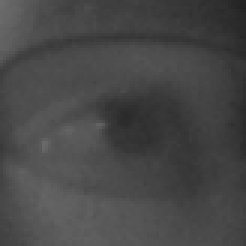
#> input picture data/raw/drowsiness/train/Open_Eyes/s0001_02571_0_1_1_0_0_01.png, 82 x 82 px (shown 3 times larger)
$ jupyter execute --allow-errors 01_dataset_understanding.ipynb
#> lines starting #> are read from the running program, lines starting #| are printed output that depends on the picture
[cell 1]
import cv2
print(cv2.__version__)

[cell 2]
from pathlib import Path
import os
import random

import cv2
import yaml
import pandas as pd
import numpy as np

import matplotlib.pyplot as plt

plt.rcParams["figure.figsize"] = (8,6)

[cell 3]
DATA_DIR = Path("../data/raw")

ADMS_PATH = DATA_DIR / "adms"
DROWSINESS_PATH = DATA_DIR / "drowsiness"
STATEFARM_PATH = DATA_DIR / "statefarm"

[cell 4]
print(ADMS_PATH.exists())
print(DROWSINESS_PATH.exists())
print(STATEFARM_PATH.exists())

[cell 5]
IMAGE_EXTENSIONS = [
    ".jpg",
    ".jpeg",
    ".png",
    ".bmp"
]
def count_images(folder):
    images = []
    for ext in IMAGE_EXTENSIONS:
        images.extend(folder.rglob(f"*{ext}"))
        images.extend(folder.rglob(f"*{ext.upper()}"))
    return images

[cell 6]
adms_images = count_images(ADMS_PATH)
drowsiness_images = count_images(DROWSINESS_PATH)
statefarm_images = count_images(STATEFARM_PATH)

print(f"ADMS Images: {len(adms_images)}")
print(f"Drowsiness Images: {len(drowsiness_images)}")
print(f"StateFarm Images: {len(statefarm_images)}")

[cell 7]
def show_random_image(image_list, title):

    img = cv2.imread(str(random.choice(image_list)))

    img = cv2.cvtColor(img, cv2.COLOR_BGR2RGB)

    plt.figure(figsize=(6,6))

    plt.imshow(img)

    plt.title(title)

    plt.axis("off")

#> (a cell that did not finish here is left out)

[cell 9]
show_random_image(drowsiness_images,"Drowsiness")
#> call 2 of show_random_image, with title = 'Drowsiness'
#> in show_random_image, img is the input picture: shape (82, 82, 3); min 33, max 109, mean 71.4

#> (a cell that did not finish here is left out)


[cell 11]
yaml_path = ADMS_PATH / "data.yaml"

#> (the rest of this cell did not finish here and is left out)

[cell 12]
summary = pd.DataFrame({

    "Dataset":[
        "ADMS",
        "Drowsiness",
        "StateFarm"
    ],

    "Images":[
        len(adms_images),
        len(drowsiness_images),
        len(statefarm_images)
    ]
})

summary

[cell 13]
from PIL import Image

def image_statistics(image_list, sample_size=500):

    widths = []
    heights = []

    sample = image_list[:min(sample_size, len(image_list))]

    for img_path in sample:

        try:

            img = Image.open(img_path)

            w, h = img.size

            widths.append(w)

            heights.append(h)

        except:

            continue

    return pd.DataFrame({

        "width": widths,

        "height": heights

    })

[cell 14]
adms_stats = image_statistics(adms_images)

drowsiness_stats = image_statistics(drowsiness_images)
#> call 2 of image_statistics, with sample_size = 500
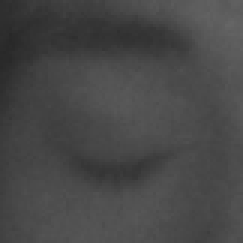
#> input picture data/raw/drowsiness/train/Closed_Eyes/s0001_00005_0_0_0_0_0_01.png, 81 x 81 px (shown 3 times larger)
#> in image_statistics, img is the input picture: PIL image 81x81 L; min 40, max 101, mean 71.7
#> drowsiness_stats = table of 2 rows and 2 columns

statefarm_stats = image_statistics(statefarm_images)

[cell 15]
print("ADMS")

display(adms_stats.describe().T)

print()

print("Drowsiness")

display(drowsiness_stats.describe().T)

print()

print("StateFarm")

display(statefarm_stats.describe().T)

[cell 16]
plt.hist(adms_stats["width"], bins=20)

plt.title("ADMS Image Width Distribution")

plt.xlabel("Width")

plt.ylabel("Count")
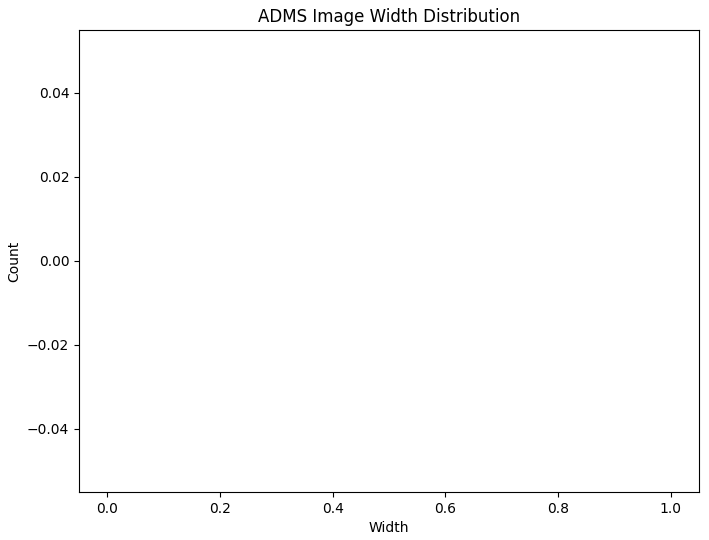
#> figure drawn by matplotlib, 1 panel

[cell 17]
plt.hist(adms_stats["height"], bins=20)

plt.title("ADMS Image Height Distribution")

plt.xlabel("Width")

plt.ylabel("Count")

[cell 18]
adms_stats["resolution"] = adms_stats["width"] * adms_stats["height"]

plt.hist(adms_stats["resolution"], bins=30)

plt.title("ADMS Image Resolution")
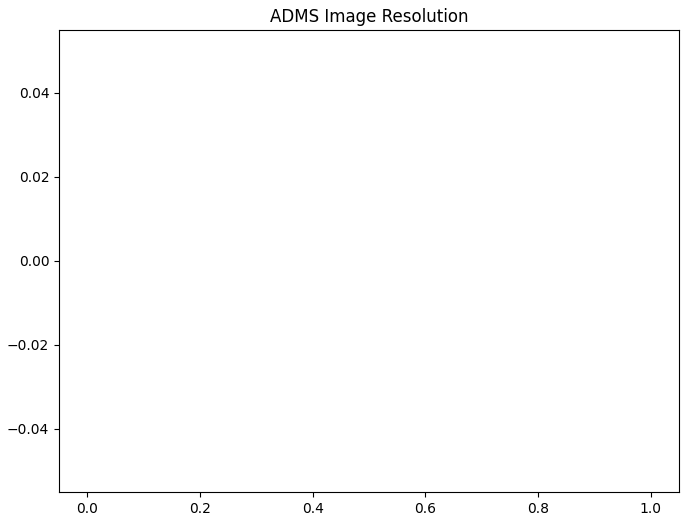
#> figure drawn by matplotlib, 1 panel

[cell 19]
from collections import Counter

formats = Counter([img.suffix.lower() for img in adms_images])

formats

[cell 20]
from collections import Counter

formats = Counter([img.suffix.lower() for img in statefarm_images])

formats

[cell 21]
from collections import Counter

formats = Counter([img.suffix.lower() for img in drowsiness_images])
#> formats = {'.png': 2}

formats
#> Out = {'.png': 2}

[cell 22]
fig, axes = plt.subplots(3,3,figsize=(10,10))

#> (the rest of this cell did not finish here and is left out)

#> (a cell that did not finish here is left out)

#> (a cell that did not finish here is left out)

#> (a cell that did not finish here is left out)

#> (a cell that did not finish here is left out)

#> (a cell that did not finish here is left out)

[cell 28]
from pathlib import Path
label_map = {
    0: "Open Eye",
    1: "Closed Eye",
    2: None,
    3: None,
    4: None
}
metadata = []
for img in adms_images:
    label_file = (
        Path(str(img).replace("/images/", "/labels/"))
        .with_suffix(".txt")
    )
    target = None
    if label_file.exists():
        with open(label_file, "r") as f:
            for line in f:
                line = line.strip()
                if not line:
                    continue
                cls = int(line.split()[0])
                if cls in label_map:
                    target = label_map[cls]
                    if target is not None:
                        break
    metadata.append({
        "dataset": "ADMS",
        "image_path": str(img),
        "file_name": img.name,
        "extension": img.suffix.lower(),
        "target": target
    })

[cell 29]
for img in drowsiness_images:
    if img.parent.name == "Open_Eyes":
        target = "Open Eye"
    elif img.parent.name == "Closed_Eyes":
        target = "Closed Eye"
    else:
        target = None
    metadata.append({
        "dataset": "Drowsiness",
        "image_path": str(img),
        "file_name": img.name,
        "extension": img.suffix.lower(),
        "target": target
    })

[cell 30]
for img in statefarm_images:
    metadata.append({
        "dataset": "StateFarm",
        "image_path": str(img),
        "file_name": img.name,
        "extension": img.suffix.lower(),
        "target": None
    })

[cell 31]
metadata_df = pd.DataFrame(metadata)
#> metadata_df = table of 2 rows and 5 columns

metadata_df.head()
#> Out = table of 2 rows and 5 columns

[cell 32]
metadata_df["target"].value_counts(dropna=False)

#> (a cell that did not finish here is left out)

[cell 34]
from collections import Counter
from pathlib import Path
extensions = Counter(
    Path(path).suffix.lower()
    for path in metadata_df["image_path"]
)
#> extensions = {'.png': 2}
extension_df = (
    pd.DataFrame(
        extensions.items(),
        columns=["Extension", "Count"]
    )
    .sort_values("Count", ascending=False)
)
#> extension_df = table of 1 rows and 2 columns
display(extension_df)
